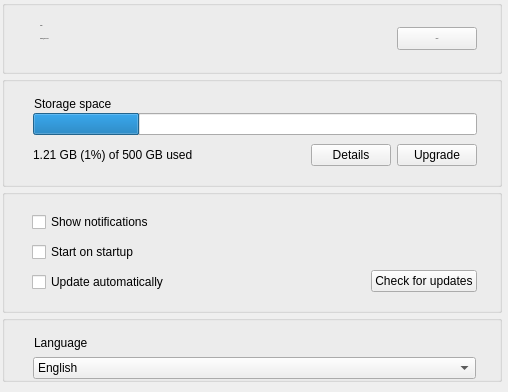
     <widget class="QWidget" name="pAccount">
      <property name="sizePolicy">
       <sizepolicy hsizetype="Preferred" vsizetype="Maximum">
        <horstretch>0</horstretch>
        <verstretch>0</verstretch>
       </sizepolicy>
      </property>
      <property name="minimumSize">
       <size>
        <width>0</width>
        <height>0</height>
       </size>
      </property>
      <layout class="QVBoxLayout" name="verticalLayout_2">
       <property name="spacing">
        <number>0</number>
       </property>
       <property name="leftMargin">
        <number>2</number>
       </property>
       <property name="topMargin">
        <number>0</number>
       </property>
       <property name="rightMargin">
        <number>6</number>
       </property>
       <property name="bottomMargin">
        <number>0</number>
       </property>
       <item>
        <widget class="QGroupBox" name="groupBox_3">
         <property name="sizePolicy">
          <sizepolicy hsizetype="Preferred" vsizetype="Maximum">
           <horstretch>0</horstretch>
           <verstretch>0</verstretch>
          </sizepolicy>
         </property>
         <property name="maximumSize">
          <size>
           <width>16777215</width>
           <height>16777215</height>
          </size>
         </property>
         <property name="font">
          <font>
           <pointsize>-1</pointsize>
          </font>
         </property>
         <property name="styleSheet">
          <string notr="true"/>
         </property>
         <property name="title">
          <string notr="true"/>
         </property>
         <property name="flat">
          <bool>true</bool>
         </property>
         <layout class="QHBoxLayout" name="horizontalLayout_3" stretch="0,0,0">
          <property name="spacing">
           <number>6</number>
          </property>
          <property name="leftMargin">
           <number>26</number>
          </property>
          <property name="topMargin">
           <number>16</number>
          </property>
          <property name="rightMargin">
           <number>22</number>
          </property>
          <property name="bottomMargin">
           <number>16</number>
          </property>
          <item>
           <widget class="QPushButton" name="lAccountImage">
            <property name="sizePolicy">
             <sizepolicy hsizetype="Minimum" vsizetype="Preferred">
              <horstretch>0</horstretch>
              <verstretch>0</verstretch>
             </sizepolicy>
            </property>
            <property name="styleSheet">
             <string notr="true">border: none;</string>
            </property>
            <property name="text">
             <string/>
            </property>
            <property name="icon">
             <iconset resource="../Resources_win.qrc">
              <normaloff>:/images/Free.png</normaloff>:/images/Free.png</iconset>
            </property>
            <property name="iconSize">
             <size>
              <width>32</width>
              <height>32</height>
             </size>
            </property>
            <property name="flat">
             <bool>true</bool>
            </property>
           </widget>
          </item>
          <item>
           <widget class="QWidget" name="wDetails" native="true">
            <property name="sizePolicy">
             <sizepolicy hsizetype="Preferred" vsizetype="Maximum">
              <horstretch>0</horstretch>
              <verstretch>0</verstretch>
             </sizepolicy>
            </property>
            <property name="minimumSize">
             <size>
              <width>0</width>
              <height>33</height>
             </size>
            </property>
            <property name="maximumSize">
             <size>
              <width>16777215</width>
              <height>33</height>
             </size>
            </property>
            <layout class="QVBoxLayout" name="verticalLayout_6">
             <property name="spacing">
              <number>0</number>
             </property>
             <property name="leftMargin">
              <number>0</number>
             </property>
             <property name="topMargin">
              <number>0</number>
             </property>
             <property name="rightMargin">
              <number>0</number>
             </property>
             <property name="bottomMargin">
              <number>3</number>
             </property>
             <item>
              <widget class="QWidget" name="wAccountDetails" native="true">
               <property name="sizePolicy">
                <sizepolicy hsizetype="Preferred" vsizetype="Maximum">
                 <horstretch>0</horstretch>
                 <verstretch>0</verstretch>
                </sizepolicy>
               </property>
               <property name="minimumSize">
                <size>
                 <width>0</width>
                 <height>0</height>
                </size>
               </property>
               <layout class="QHBoxLayout" name="horizontalLayout_4">
                <property name="spacing">
                 <number>0</number>
                </property>
                <property name="margin">
                 <number>0</number>
                </property>
                <item>
                 <widget class="QLabel" name="lAccountType">
                  <property name="sizePolicy">
                   <sizepolicy hsizetype="Preferred" vsizetype="Maximum">
                    <horstretch>0</horstretch>
                    <verstretch>0</verstretch>
                   </sizepolicy>
                  </property>
                  <property name="text">
                   <string>FREE</string>
                  </property>
                 </widget>
                </item>
               </layout>
              </widget>
             </item>
             <item>
              <widget class="QWidget" name="widget_10" native="true">
               <property name="sizePolicy">
                <sizepolicy hsizetype="Preferred" vsizetype="Maximum">
                 <horstretch>0</horstretch>
                 <verstretch>0</verstretch>
                </sizepolicy>
               </property>
               <property name="styleSheet">
                <string notr="true"/>
               </property>
               <layout class="QHBoxLayout" name="horizontalLayout_16">
                <property name="spacing">
                 <number>0</number>
                </property>
                <property name="margin">
                 <number>0</number>
                </property>
                <item>
                 <widget class="QLabel" name="lEmail">
                  <property name="sizePolicy">
                   <sizepolicy hsizetype="Preferred" vsizetype="Maximum">
                    <horstretch>0</horstretch>
                    <verstretch>0</verstretch>
                   </sizepolicy>
                  </property>
                  <property name="minimumSize">
                   <size>
                    <width>0</width>
                    <height>17</height>
                   </size>
                  </property>
                  <property name="text">
                   <string notr="true">sample@email.com</string>
                  </property>
                 </widget>
                </item>
                <item>
                 <spacer name="hAccountDetails">
                  <property name="orientation">
                   <enum>Qt::Horizontal</enum>
                  </property>
                  <property name="sizeHint" stdset="0">
                   <size>
                    <width>40</width>
                    <height>0</height>
                   </size>
                  </property>
                 </spacer>
                </item>
               </layout>
              </widget>
             </item>
            </layout>
           </widget>
          </item>
          <item>
           <widget class="QPushButton" name="bUnlink">
            <property name="sizePolicy">
             <sizepolicy hsizetype="Minimum" vsizetype="Minimum">
              <horstretch>0</horstretch>
              <verstretch>0</verstretch>
             </sizepolicy>
            </property>
            <property name="minimumSize">
             <size>
              <width>0</width>
              <height>23</height>
             </size>
            </property>
            <property name="maximumSize">
             <size>
              <width>16777215</width>
              <height>23</height>
             </size>
            </property>
            <property name="focusPolicy">
             <enum>Qt::NoFocus</enum>
            </property>
            <property name="styleSheet">
             <string notr="true"/>
            </property>
            <property name="text">
             <string>Logout</string>
            </property>
            <property name="autoDefault">
             <bool>false</bool>
            </property>
            <property name="default">
             <bool>false</bool>
            </property>
           </widget>
          </item>
         </layout>
        </widget>
       </item>
       <item>
        <widget class="QToolButton" name="toolButton">
         <property name="sizePolicy">
          <sizepolicy hsizetype="Preferred" vsizetype="Preferred">
           <horstretch>0</horstretch>
           <verstretch>0</verstretch>
          </sizepolicy>
         </property>
         <property name="minimumSize">
          <size>
           <width>500</width>
           <height>2</height>
          </size>
         </property>
         <property name="maximumSize">
          <size>
           <width>500</width>
           <height>2</height>
          </size>
         </property>
         <property name="styleSheet">
          <string notr="true">background: transparent;
border: none;</string>
         </property>
         <property name="text">
          <string/>
         </property>
         <property name="icon">
          <iconset resource="../Resources_win.qrc">
           <normaloff>:/images/separator line.png</normaloff>:/images/separator line.png</iconset>
         </property>
         <property name="iconSize">
          <size>
           <width>500</width>
           <height>2</height>
          </size>
         </property>
         <property name="checkable">
          <bool>false</bool>
         </property>
        </widget>
       </item>
       <item>
        <widget class="QGroupBox" name="gStorageSpace">
         <property name="sizePolicy">
          <sizepolicy hsizetype="Preferred" vsizetype="Maximum">
           <horstretch>0</horstretch>
           <verstretch>0</verstretch>
          </sizepolicy>
         </property>
         <property name="maximumSize">
          <size>
           <width>16777215</width>
           <height>16777215</height>
          </size>
         </property>
         <property name="styleSheet">
          <string notr="true"/>
         </property>
         <property name="title">
          <string/>
         </property>
         <property name="flat">
          <bool>true</bool>
         </property>
         <layout class="QVBoxLayout" name="verticalLayout_7">
          <property name="spacing">
           <number>2</number>
          </property>
          <property name="leftMargin">
           <number>24</number>
          </property>
          <property name="topMargin">
           <number>15</number>
          </property>
          <property name="rightMargin">
           <number>22</number>
          </property>
          <property name="bottomMargin">
           <number>7</number>
          </property>
          <item>
           <widget class="QLabel" name="lStorageSpace">
            <property name="sizePolicy">
             <sizepolicy hsizetype="Preferred" vsizetype="Maximum">
              <horstretch>0</horstretch>
              <verstretch>0</verstretch>
             </sizepolicy>
            </property>
            <property name="styleSheet">
             <string notr="true"/>
            </property>
            <property name="text">
             <string>Storage space</string>
            </property>
            <property name="indent">
             <number>5</number>
            </property>
           </widget>
          </item>
          <item>
           <widget class="QWidget" name="widget_14" native="true">
            <layout class="QHBoxLayout" name="horizontalLayout_19">
             <property name="spacing">
              <number>0</number>
             </property>
             <property name="leftMargin">
              <number>4</number>
             </property>
             <property name="topMargin">
              <number>0</number>
             </property>
             <property name="rightMargin">
              <number>0</number>
             </property>
             <property name="bottomMargin">
              <number>0</number>
             </property>
             <item>
              <widget class="QProgressBar" name="pStorage">
               <property name="minimumSize">
                <size>
                 <width>442</width>
                 <height>0</height>
                </size>
               </property>
               <property name="maximumSize">
                <size>
                 <width>448</width>
                 <height>16777215</height>
                </size>
               </property>
               <property name="styleSheet">
                <string notr="true"/>
               </property>
               <property name="value">
                <number>24</number>
               </property>
               <property name="textVisible">
                <bool>false</bool>
               </property>
              </widget>
             </item>
            </layout>
           </widget>
          </item>
          <item>
           <widget class="QWidget" name="widget_3" native="true">
            <property name="sizePolicy">
             <sizepolicy hsizetype="Preferred" vsizetype="Maximum">
              <horstretch>0</horstretch>
              <verstretch>0</verstretch>
             </sizepolicy>
            </property>
            <property name="minimumSize">
             <size>
              <width>0</width>
              <height>0</height>
             </size>
            </property>
            <property name="maximumSize">
             <size>
              <width>16777215</width>
              <height>16777215</height>
             </size>
            </property>
            <property name="styleSheet">
             <string notr="true"/>
            </property>
            <layout class="QHBoxLayout" name="horizontalLayout_5">
             <property name="spacing">
              <number>6</number>
             </property>
             <property name="leftMargin">
              <number>0</number>
             </property>
             <property name="topMargin">
              <number>7</number>
             </property>
             <property name="rightMargin">
              <number>0</number>
             </property>
             <property name="bottomMargin">
              <number>11</number>
             </property>
             <item>
              <widget class="QLabel" name="lStorage">
               <property name="sizePolicy">
                <sizepolicy hsizetype="Preferred" vsizetype="Maximum">
                 <horstretch>0</horstretch>
                 <verstretch>0</verstretch>
                </sizepolicy>
               </property>
               <property name="minimumSize">
                <size>
                 <width>0</width>
                 <height>22</height>
                </size>
               </property>
               <property name="styleSheet">
                <string notr="true">margin-left: 1px;
</string>
               </property>
               <property name="text">
                <string notr="true">1.21 GB (1%) of 500 GB used</string>
               </property>
              </widget>
             </item>
             <item>
              <spacer name="hStorage">
               <property name="orientation">
                <enum>Qt::Horizontal</enum>
               </property>
               <property name="sizeType">
                <enum>QSizePolicy::Expanding</enum>
               </property>
               <property name="sizeHint" stdset="0">
                <size>
                 <width>32</width>
                 <height>0</height>
                </size>
               </property>
              </spacer>
             </item>
             <item>
              <widget class="QPushButton" name="bStorageDetails">
               <property name="sizePolicy">
                <sizepolicy hsizetype="Minimum" vsizetype="Preferred">
                 <horstretch>0</horstretch>
                 <verstretch>0</verstretch>
                </sizepolicy>
               </property>
               <property name="text">
                <string>Details</string>
               </property>
               <property name="autoDefault">
                <bool>false</bool>
               </property>
              </widget>
             </item>
             <item>
              <widget class="QPushButton" name="bUpgrade">
               <property name="sizePolicy">
                <sizepolicy hsizetype="Minimum" vsizetype="Preferred">
                 <horstretch>0</horstretch>
                 <verstretch>0</verstretch>
                </sizepolicy>
               </property>
               <property name="minimumSize">
                <size>
                 <width>0</width>
                 <height>0</height>
                </size>
               </property>
               <property name="focusPolicy">
                <enum>Qt::NoFocus</enum>
               </property>
               <property name="styleSheet">
                <string notr="true"/>
               </property>
               <property name="text">
                <string>Upgrade</string>
               </property>
               <property name="autoDefault">
                <bool>false</bool>
               </property>
              </widget>
             </item>
            </layout>
           </widget>
          </item>
         </layout>
        </widget>
       </item>
       <item>
        <widget class="QToolButton" name="toolButton_2">
         <property name="sizePolicy">
          <sizepolicy hsizetype="Preferred" vsizetype="Preferred">
           <horstretch>0</horstretch>
           <verstretch>0</verstretch>
          </sizepolicy>
         </property>
         <property name="minimumSize">
          <size>
           <width>500</width>
           <height>2</height>
          </size>
         </property>
         <property name="maximumSize">
          <size>
           <width>500</width>
           <height>2</height>
          </size>
         </property>
         <property name="styleSheet">
          <string notr="true">background: transparent;
border: none;</string>
         </property>
         <property name="text">
          <string/>
         </property>
         <property name="icon">
          <iconset resource="../Resources_win.qrc">
           <normaloff>:/images/separator line.png</normaloff>:/images/separator line.png</iconset>
         </property>
         <property name="iconSize">
          <size>
           <width>500</width>
           <height>2</height>
          </size>
         </property>
        </widget>
       </item>
       <item>
        <widget class="QGroupBox" name="gGeneral">
         <property name="sizePolicy">
          <sizepolicy hsizetype="Preferred" vsizetype="Maximum">
           <horstretch>0</horstretch>
           <verstretch>0</verstretch>
          </sizepolicy>
         </property>
         <property name="minimumSize">
          <size>
           <width>0</width>
           <height>0</height>
          </size>
         </property>
         <property name="maximumSize">
          <size>
           <width>16777215</width>
           <height>16777215</height>
          </size>
         </property>
         <property name="title">
          <string/>
         </property>
         <property name="flat">
          <bool>true</bool>
         </property>
         <layout class="QVBoxLayout" name="verticalLayout_3" stretch="0">
          <property name="leftMargin">
           <number>27</number>
          </property>
          <property name="topMargin">
           <number>16</number>
          </property>
          <property name="rightMargin">
           <number>22</number>
          </property>
          <property name="bottomMargin">
           <number>9</number>
          </property>
          <item>
           <widget class="QWidget" name="widget_4" native="true">
            <property name="minimumSize">
             <size>
              <width>0</width>
              <height>0</height>
             </size>
            </property>
            <property name="maximumSize">
             <size>
              <width>16777215</width>
              <height>16777215</height>
             </size>
            </property>
            <property name="styleSheet">
             <string notr="true"/>
            </property>
            <layout class="QHBoxLayout" name="horizontalLayout_12">
             <property name="leftMargin">
              <number>0</number>
             </property>
             <property name="topMargin">
              <number>1</number>
             </property>
             <property name="rightMargin">
              <number>0</number>
             </property>
             <property name="bottomMargin">
              <number>9</number>
             </property>
             <item>
              <widget class="QWidget" name="widget_5" native="true">
               <layout class="QVBoxLayout" name="verticalLayout_5">
                <property name="spacing">
                 <number>10</number>
                </property>
                <property name="margin">
                 <number>0</number>
                </property>
                <item>
                 <widget class="QCheckBox" name="cShowNotifications">
                  <property name="sizePolicy">
                   <sizepolicy hsizetype="Preferred" vsizetype="Maximum">
                    <horstretch>0</horstretch>
                    <verstretch>0</verstretch>
                   </sizepolicy>
                  </property>
                  <property name="text">
                   <string>Show notifications</string>
                  </property>
                 </widget>
                </item>
                <item>
                 <widget class="QCheckBox" name="cStartOnStartup">
                  <property name="enabled">
                   <bool>true</bool>
                  </property>
                  <property name="sizePolicy">
                   <sizepolicy hsizetype="Preferred" vsizetype="Maximum">
                    <horstretch>0</horstretch>
                    <verstretch>0</verstretch>
                   </sizepolicy>
                  </property>
                  <property name="text">
                   <string>Start on startup</string>
                  </property>
                 </widget>
                </item>
                <item>
                 <widget class="QCheckBox" name="cAutoUpdate">
                  <property name="enabled">
                   <bool>true</bool>
                  </property>
                  <property name="sizePolicy">
                   <sizepolicy hsizetype="Preferred" vsizetype="Maximum">
                    <horstretch>0</horstretch>
                    <verstretch>0</verstretch>
                   </sizepolicy>
                  </property>
                  <property name="text">
                   <string>Update automatically</string>
                  </property>
                 </widget>
                </item>
               </layout>
              </widget>
             </item>
             <item>
              <widget class="QWidget" name="widget_6" native="true">
               <property name="styleSheet">
                <string notr="true"/>
               </property>
               <layout class="QVBoxLayout" name="verticalLayout_15">
                <property name="margin">
                 <number>0</number>
                </property>
                <item>
                 <spacer name="verticalSpacer_2">
                  <property name="orientation">
                   <enum>Qt::Vertical</enum>
                  </property>
                  <property name="sizeHint" stdset="0">
                   <size>
                    <width>20</width>
                    <height>40</height>
                   </size>
                  </property>
                 </spacer>
                </item>
                <item>
                 <widget class="QWidget" name="widget_7" native="true">
                  <property name="maximumSize">
                   <size>
                    <width>16777215</width>
                    <height>32</height>
                   </size>
                  </property>
                  <layout class="QHBoxLayout" name="horizontalLayout_13">
                   <property name="leftMargin">
                    <number>0</number>
                   </property>
                   <property name="topMargin">
                    <number>8</number>
                   </property>
                   <property name="rightMargin">
                    <number>0</number>
                   </property>
                   <property name="bottomMargin">
                    <number>0</number>
                   </property>
                   <item>
                    <spacer name="horizontalSpacer_6">
                     <property name="orientation">
                      <enum>Qt::Horizontal</enum>
                     </property>
                     <property name="sizeHint" stdset="0">
                      <size>
                       <width>40</width>
                       <height>20</height>
                      </size>
                     </property>
                    </spacer>
                   </item>
                   <item>
                    <widget class="QPushButton" name="bUpdate">
                     <property name="sizePolicy">
                      <sizepolicy hsizetype="Minimum" vsizetype="Preferred">
                       <horstretch>0</horstretch>
                       <verstretch>0</verstretch>
                      </sizepolicy>
                     </property>
                     <property name="minimumSize">
                      <size>
                       <width>0</width>
                       <height>0</height>
                      </size>
                     </property>
                     <property name="maximumSize">
                      <size>
                       <width>16777215</width>
                       <height>16777215</height>
                      </size>
                     </property>
                     <property name="focusPolicy">
                      <enum>Qt::NoFocus</enum>
                     </property>
                     <property name="text">
                      <string>Check for updates</string>
                     </property>
                     <property name="autoDefault">
                      <bool>false</bool>
                     </property>
                    </widget>
                   </item>
                  </layout>
                 </widget>
                </item>
               </layout>
              </widget>
             </item>
            </layout>
           </widget>
          </item>
         </layout>
        </widget>
       </item>
       <item>
        <widget class="QToolButton" name="toolButton_3">
         <property name="sizePolicy">
          <sizepolicy hsizetype="Preferred" vsizetype="Preferred">
           <horstretch>0</horstretch>
           <verstretch>0</verstretch>
          </sizepolicy>
         </property>
         <property name="minimumSize">
          <size>
           <width>500</width>
           <height>2</height>
          </size>
         </property>
         <property name="maximumSize">
          <size>
           <width>500</width>
           <height>2</height>
          </size>
         </property>
         <property name="styleSheet">
          <string notr="true">background: transparent;
border: none;</string>
         </property>
         <property name="text">
          <string/>
         </property>
         <property name="icon">
          <iconset resource="../Resources_win.qrc">
           <normaloff>:/images/separator line.png</normaloff>:/images/separator line.png</iconset>
         </property>
         <property name="iconSize">
          <size>
           <width>500</width>
           <height>2</height>
          </size>
         </property>
        </widget>
       </item>
       <item>
        <widget class="QGroupBox" name="gLanguage">
         <property name="sizePolicy">
          <sizepolicy hsizetype="Preferred" vsizetype="Maximum">
           <horstretch>0</horstretch>
           <verstretch>0</verstretch>
          </sizepolicy>
         </property>
         <property name="minimumSize">
          <size>
           <width>0</width>
           <height>0</height>
          </size>
         </property>
         <property name="maximumSize">
          <size>
           <width>16777215</width>
           <height>16777215</height>
          </size>
         </property>
         <property name="styleSheet">
          <string notr="true"/>
         </property>
         <property name="title">
          <string/>
         </property>
         <property name="flat">
          <bool>true</bool>
         </property>
         <layout class="QVBoxLayout" name="verticalLayout_4">
          <property name="spacing">
           <number>7</number>
          </property>
          <property name="leftMargin">
           <number>28</number>
          </property>
          <property name="topMargin">
           <number>15</number>
          </property>
          <property name="rightMargin">
           <number>23</number>
          </property>
          <property name="bottomMargin">
           <number>0</number>
          </property>
          <item>
           <widget class="QLabel" name="label_6">
            <property name="styleSheet">
             <string notr="true"/>
            </property>
            <property name="text">
             <string>Language</string>
            </property>
            <property name="indent">
             <number>1</number>
            </property>
           </widget>
          </item>
          <item>
           <widget class="QWidget" name="widget_11" native="true">
            <layout class="QVBoxLayout" name="verticalLayout_17">
             <property name="margin">
              <number>0</number>
             </property>
             <item>
              <widget class="QComboBox" name="cLanguage">
               <property name="sizePolicy">
                <sizepolicy hsizetype="Preferred" vsizetype="Fixed">
                 <horstretch>0</horstretch>
                 <verstretch>0</verstretch>
                </sizepolicy>
               </property>
               <property name="minimumSize">
                <size>
                 <width>0</width>
                 <height>0</height>
                </size>
               </property>
               <property name="maximumSize">
                <size>
                 <width>16777215</width>
                 <height>16777215</height>
                </size>
               </property>
               <item>
                <property name="text">
                 <string>English</string>
                </property>
               </item>
              </widget>
             </item>
            </layout>
           </widget>
          </item>
         </layout>
        </widget>
       </item>
       <item>
        <spacer name="verticalSpacer_3">
         <property name="orientation">
          <enum>Qt::Vertical</enum>
         </property>
         <property name="sizeType">
          <enum>QSizePolicy::Expanding</enum>
         </property>
         <property name="sizeHint" stdset="0">
          <size>
           <width>20</width>
           <height>10</height>
          </size>
         </property>
        </spacer>
       </item>
      </layout>
     </widget>
